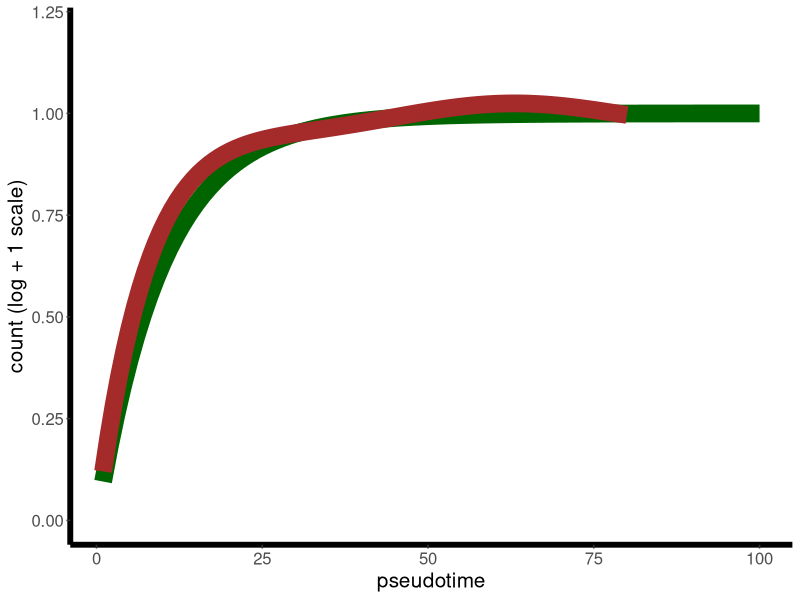
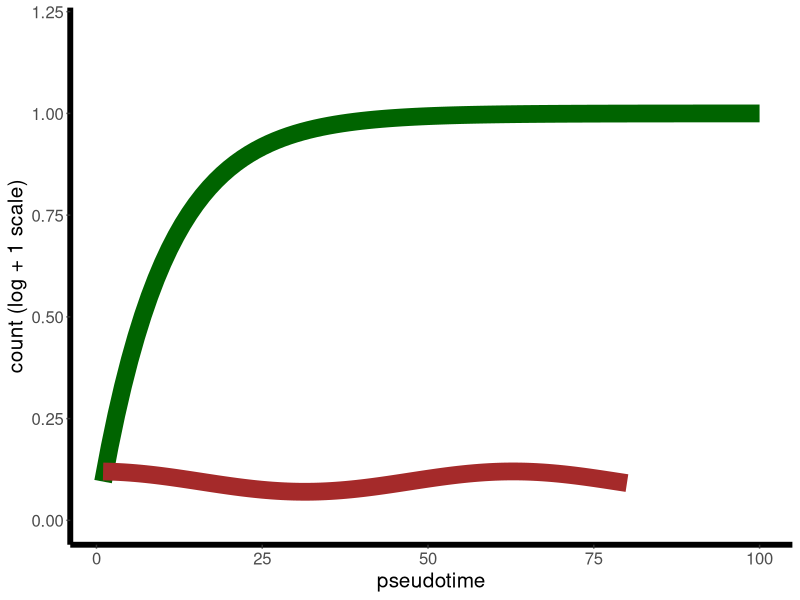
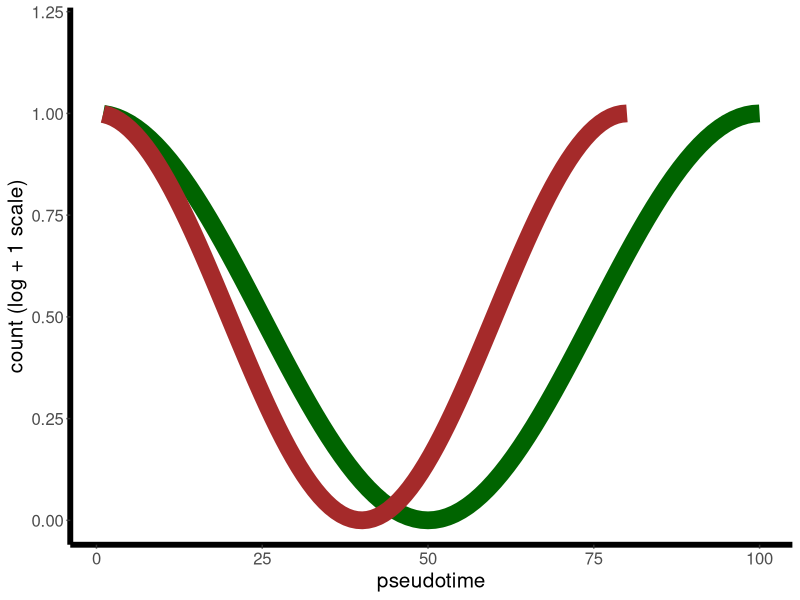
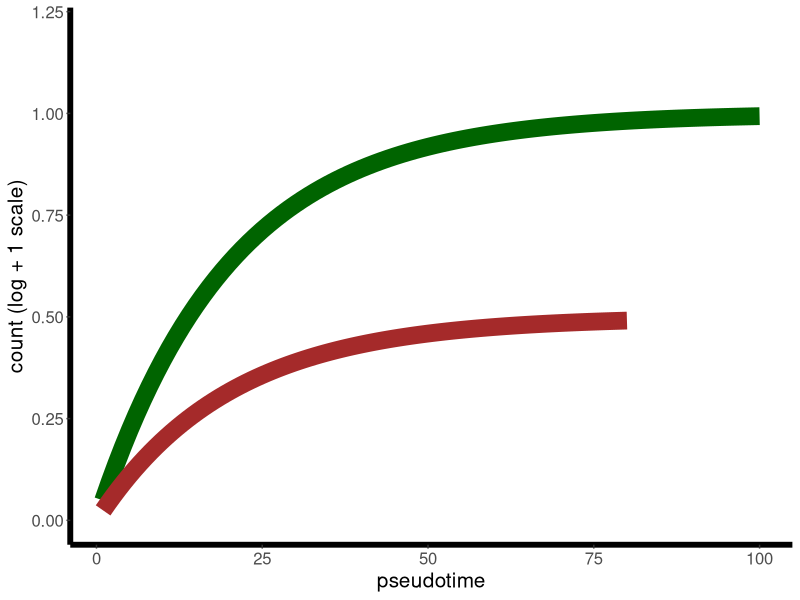
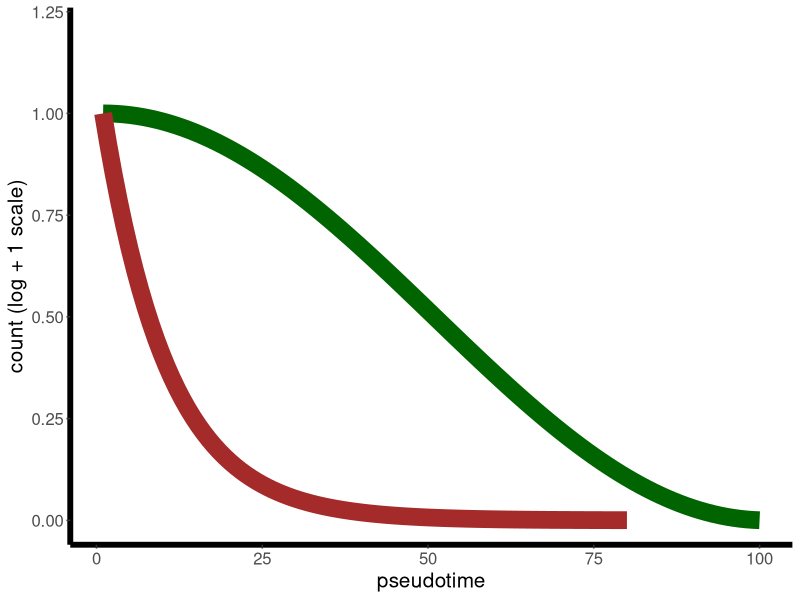
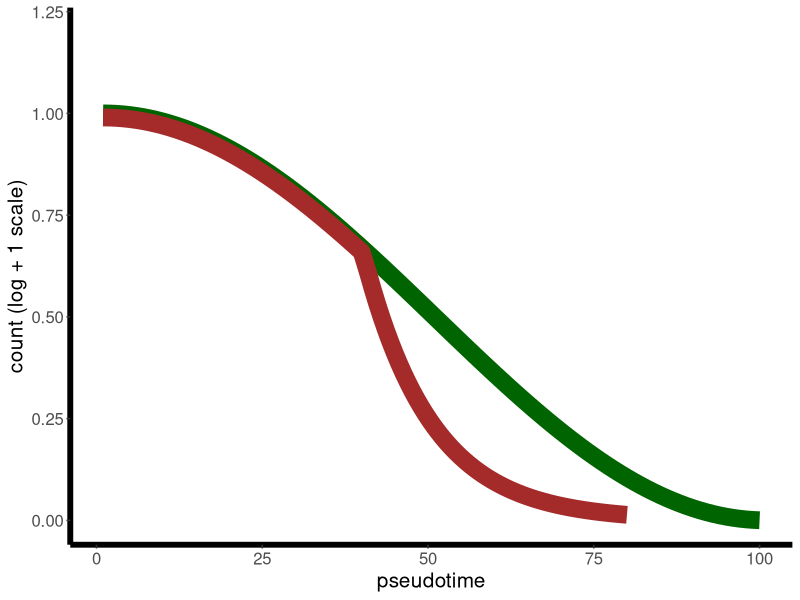

These charts were generated, in order, by the following R code:
library(tidyverse)
library(knitr)
library(kableExtra)
theme_set(new = theme_classic())
theme_update(axis.text = element_text(size = 12),
             axis.line = element_line(size = 2),
             axis.title = element_text(size = 15))
if (!file.exists("figure")) dir.create(file.path("figures"))

labels <- labs(x = "pseudotime", y = "count (log + 1 scale)")
im1 <- data.frame(time1 = 1:100, fit1 = 1 - exp(-(1:100)/10),
                  time2 = seq(1,80,length.out = 100),
                  fit2 = 1 - exp(-(1:100)/10) + 1/40 *
                    cos(seq(1, 80, length.out = 100)/10))
ggsave(filename = "figures/im1.pdf",
       ggplot(im1) +
         geom_line(aes(x = time1, y = fit1), col = "darkgreen", size = 6) +
         geom_line(aes(x = time2, y = fit2), col = "brown", size = 6) +
         lims(y = c(0, 1.2)) + labels)


im2 <- data.frame(time1 = 1:100, fit1 = 1 - exp(-(1:100)/10),
                  time2 = seq(1,80,length.out = 100),
                  fit2 = 1 - exp(-1/10) + 1/40 *
                    cos(seq(1,80,length.out = 100)/10))

ggsave(filename = "figures/im2.pdf",
       ggplot(im2) +
         geom_line(aes(x = time1, y = fit1), col = "darkgreen", size = 6) +
         geom_line(aes(x = time2, y = fit2), col = "brown", size = 6) +
         lims(y = c(0, 1.2)) + labels)

im3 <- data.frame(time1 = 1:100,
                  fit1 = 0.5 + 1/2 * cos(2*pi*1:100/100),
                  time2 = seq(1,80,length.out = 100),
                  fit2 = 0.5  + 1/2 *
                    cos(2 * pi * seq(1, 80, length.out = 100)/80))

ggsave(filename = "figures/im3.pdf",
       ggplot(im3) +
         geom_line(aes(x = time1, y = fit1), col = "darkgreen", size = 6) +
         geom_line(aes(x = time2, y = fit2), col = "brown", size = 6) +
         lims(y = c(0,1.2)) + labels)

im4 <- data.frame(time1 = 1:100, fit1 = 1 - exp(-(1:100)/20),
                  time2 = seq(1,80,length.out = 100),
                  fit2 = 1/2 - 1/2 * exp(-seq(1,80,length.out = 100)/20))
ggsave(filename = "figures/im4.pdf",
       ggplot(im4) +
         geom_line(aes(x = time1, y = fit1), col = "darkgreen", size = 6) +
         geom_line(aes(x = time2, y = fit2), col = "brown", size = 6) +
         lims(y = c(0,1.2)) + labels )

im5 <- data.frame(time1 = 1:100,
                  fit1 = .5 + .5 * cos(pi*0:99/100),
                  time2 = seq(1,80,length.out = 100),
                  fit2 = exp(-seq(0,80,length.out = 100)/10))
ggsave(filename = "figures/im5.pdf",
       ggplot(im5) +
         geom_line(aes(x = time1, y = fit1), col = "darkgreen", size = 6) +
         geom_line(aes(x = time2, y = fit2), col = "brown", size = 6) +
         lims(y = c(0,1.2)) + labels )

im6 <- data.frame(time1 = 1:100,
                  fit1 = .5 + .5 * cos(pi*0:99/100),
                  time2 = c(1:40, seq(41,80,length.out = 60)),
                  fit2 = c(.5 + .5 * cos(pi*0:39/100) - .01,
                           (.5 + .5 * cos(pi * 0.39)) *
                             exp(-seq(1,39,length.out = 60)/10)))
ggsave(filename = "figures/im6.pdf",
       ggplot(im6) +
         geom_line(aes(x = time1, y = fit1), col = "darkgreen", size = 6) +
         geom_line(aes(x = time2, y = fit2), col = "brown", size = 6) +
         lims(y = c(0,1.2)) + labels )
